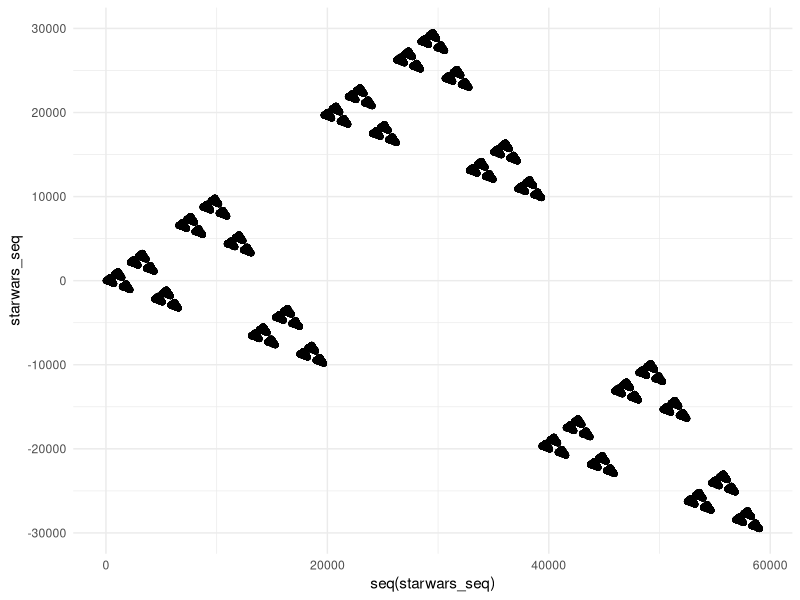
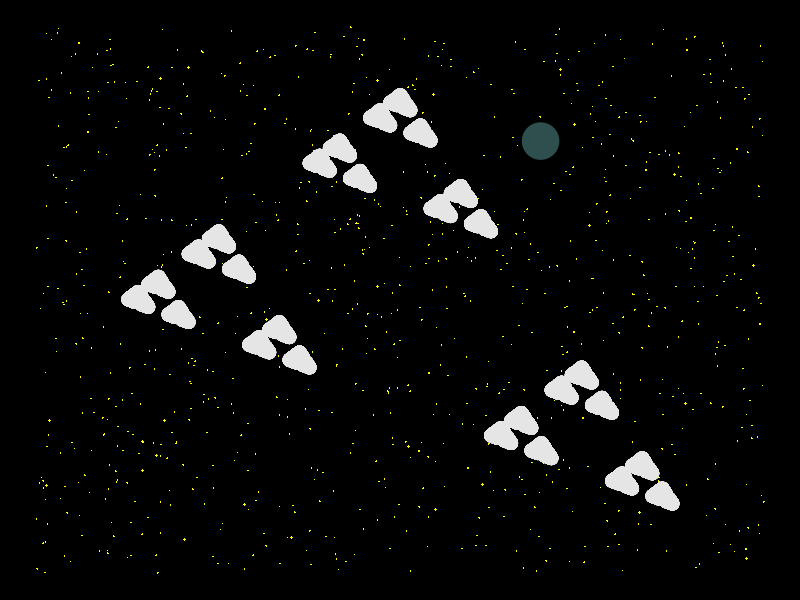
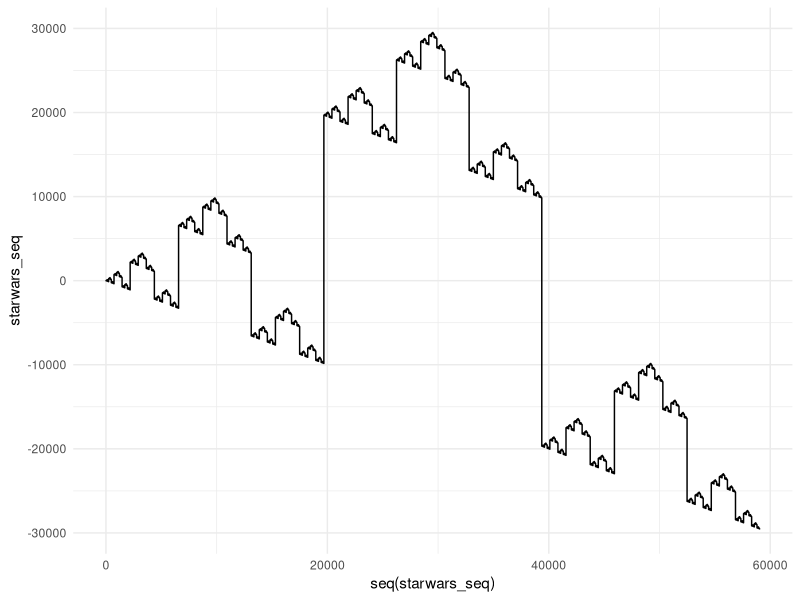

The R script that drew these images, in order:
## ---- chunk 1
knitr::opts_chunk$set(fig.retina = 2,
                      fig.show='hold', 
                      fig.align='center')
## ---- chunk 2
# Setup of the environment
library(tidyverse)
## ---- chunk 3
ConvertToBinary <- function(x) {
  out <- mod <- NULL
  while (x > 0 | is.null(mod)) {
    mod <- x %% 2
    out <- paste0(mod, out)
    x <- floor(x / 2)
  }
  return(out)
}

ConvertToBase <- function(x, base = NULL) {
  if (base > 10) {
    stop("Function not defined for bases higher than 10")
  }
  out <- mod <- NULL
  while (x > 0 | is.null(mod)) {
    mod <- x %% base
    out <- paste0(mod, out)
    x <- floor(x / base)
  }
  return(out)
}
## ---- chunk 4
illust_table <- tibble(
  Decimal = seq(1:21),
  Binary = map_chr(.x = Decimal, .f = ConvertToBinary),
  Ternary = map_chr(.x = Decimal, base = 3, .f = ConvertToBase)
)

knitr::kable(illust_table,
             align = "ccc",
             latex_header_includes = c("\\renewcommand{\\arraystretch}{1}")) %>%
  kableExtra::kable_styling(position = "center")
## ---- chunk 5
ConvertToBinary <- function(x) {
  out <- mod <- NULL
  while (x > 0 | is.null(mod)) {
    mod <- x %% 2
    out <- paste0(mod, out)
    x <- floor(x / 2)
  }
  return(out)
}
## ---- chunk 6
ConvertToBinary(13)
## ---- chunk 7
ConvertToBase <- function(x, base = NULL) {
  if (base > 10) {
    stop("Function not defined for bases higher than 10")
  }
  out <- mod <- NULL
  while (x > 0 | is.null(mod)) {
    mod <- x %% base
    out <- paste0(mod, out)
    x <- floor(x / base)
  }
  return(out)
}
## ---- chunk 8
example_vector <- c(0:4,10,13,22,50,75,100)
map_chr(example_vector, ConvertToBinary)
map_chr(example_vector, base = 3, ConvertToBase)
## ---- chunk 9
map_chr(seq(10), base = 3, ConvertToBase)
## ---- chunk 10
BTE <- function(x) {
  if (x == 0) {
    return(0)
  }
  if (x %% 3 == 0) {
    return(3 * BTE(x / 3))
  } else if (x %% 3 == 1) {
    return(3 * BTE((x - 1) / 3) + 1)
  } else if (x %% 3 == 2) {
    return(3 * BTE((x - 2) / 3) - 1)
  }
}
## ---- chunk 11
BTE(3)
## ---- chunk 12
example_vector <- c(0,seq(10),500,1500,9999)
map_dbl(example_vector, BTE)
## ---- chunk 13
starwars_seq <- map_dbl(seq(59048), BTE)
## ---- chunk 14
ggplot(data = NULL, aes(x = seq(starwars_seq), y = starwars_seq)) +
  geom_point() +
  theme_minimal()
## ---- chunk 15
length(starwars_seq) == length(unique(starwars_seq))
## ---- chunk 16
BTE(59049)
## ---- chunk 17
set.seed(1983)
ggplot(data = NULL, aes(x = seq(starwars_seq), y = starwars_seq)) +
  geom_point(aes(x = sample(seq(-1e4,length(starwars_seq) + 1e4), 1e3),
                 y = sample(seq(min(starwars_seq)-1e4,max(starwars_seq) + 1e4), 1e3),
                 size = sample(runif(length(starwars_seq) + 1e4), 1e3)), 
             shape = 18, color = "yellow") +
  geom_point(aes(x = sample(seq(starwars_seq), 1),
                 y = sample(starwars_seq, 1)), 
             shape = 19, size = 12, color = "darkslategray") +
  geom_point(size = 4, color = "grey90") +
  scale_size_continuous(range = c(1e-3,5e-1)) +
  theme_void() +
  theme(
    legend.position = "none",
    panel.background = element_rect(fill = "black")
  )
## ---- chunk 18
ggplot(data = NULL, aes(x = seq(starwars_seq), y = starwars_seq)) +
  geom_line() + 
  theme_minimal()
